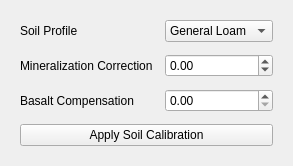
          <widget class="QWidget" name="subTabSoil">
           <attribute name="title">
            <string>Soil Calibration</string>
           </attribute>
           <layout class="QFormLayout" name="soilForm">
            <property name="horizontalSpacing">
             <number>12</number>
            </property>
            <property name="verticalSpacing">
             <number>12</number>
            </property>
            <property name="leftMargin">
             <number>20</number>
            </property>
            <property name="topMargin">
             <number>20</number>
            </property>
            <property name="rightMargin">
             <number>20</number>
            </property>
            <property name="bottomMargin">
             <number>20</number>
            </property>
            <item row="0" column="0">
             <widget class="QLabel" name="lblSoilProf">
              <property name="text">
               <string>Soil Profile</string>
              </property>
             </widget>
            </item>
            <item row="0" column="1">
             <widget class="QComboBox" name="cmbSoilProf">
              <item>
               <property name="text">
                <string>General Loam</string>
               </property>
              </item>
              <item>
               <property name="text">
                <string>Clay</string>
               </property>
              </item>
              <item>
               <property name="text">
                <string>Sandy</string>
               </property>
              </item>
              <item>
               <property name="text">
                <string>Basaltic</string>
               </property>
              </item>
              <item>
               <property name="text">
                <string>Custom</string>
               </property>
              </item>
             </widget>
            </item>
            <item row="1" column="0">
             <widget class="QLabel" name="lblMineral">
              <property name="text">
               <string>Mineralization Correction</string>
              </property>
             </widget>
            </item>
            <item row="1" column="1">
             <widget class="QDoubleSpinBox" name="spinMineral">
              <property name="decimals">
               <number>2</number>
              </property>
              <property name="minimum">
               <double>-100.000000000000000</double>
              </property>
              <property name="maximum">
               <double>100.000000000000000</double>
              </property>
             </widget>
            </item>
            <item row="2" column="0">
             <widget class="QLabel" name="lblBasalt">
              <property name="text">
               <string>Basalt Compensation</string>
              </property>
             </widget>
            </item>
            <item row="2" column="1">
             <widget class="QDoubleSpinBox" name="spinBasalt">
              <property name="decimals">
               <number>2</number>
              </property>
              <property name="minimum">
               <double>0.000000000000000</double>
              </property>
              <property name="maximum">
               <double>100.000000000000000</double>
              </property>
             </widget>
            </item>
            <item row="3" column="0" colspan="2">
             <widget class="QPushButton" name="btnApplySoil">
              <property name="text">
               <string>Apply Soil Calibration</string>
              </property>
             </widget>
            </item>
           </layout>
          </widget>
